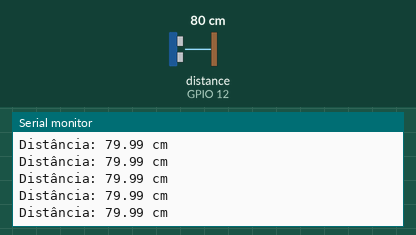
Recording of a sketch running on a simulated ESP32. Shown: the last lines printed to the serial monitor. Wiring (inferred from the names in the program): ultrasonic range finder: trigger GPIO 13; echo GPIO 12. The inputs (shaded band) are chosen by the test bench; at power-on: distance to the obstacle (sensor on GPIO 12) 80 cm. The echo pulse lasts 58.3 µs per cm; WiFi joins after 1.5 s; servers stay silent unless stated.

Above: at 3.0 s.
3.1 s: distance to the obstacle (sensor on GPIO 12) set to 6 cm
At 3.4 s:
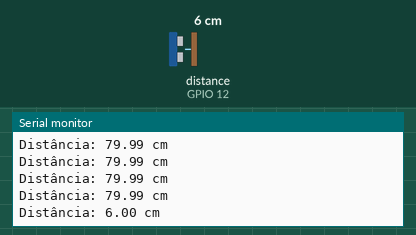
4.6 s: distance to the obstacle (sensor on GPIO 12) set to 3 cm
At 5.1 s:
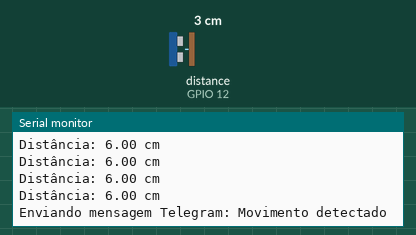

Measured:
- the behaviour switches between 5 and 4 cm on distance to the obstacle (sensor on GPIO 12) (found by bisection; images 1 and 2)
- after the input at 3.1 s, the serial monitor: prints a new line after 0.14 s (image 1)
- after the input at 4.6 s, the serial monitor: prints a new line after 0.05 s (image 2)

The sketch:

main.ino
```cpp
#include <WiFi.h>
#include <WiFiClientSecure.h>
#include <UniversalTelegramBot.h>
#include <ArduinoJson.h>

// WiFi credentials
#define WIFI_SSID ""
#define WIFI_PASSWORD ""

// Telegram Bot info
#define BOT_TOKEN ""
#define CHAT_ID ""

// Pinos do sensor HC-SR04
#define TRIG_PIN 13
#define ECHO_PIN 12

WiFiClientSecure secured_client;
UniversalTelegramBot bot(BOT_TOKEN, secured_client);

// Filas
QueueHandle_t detectQueue;
QueueHandle_t envioQueue;

void taskMovimento(void * parameter) {
  int eventoDetectado = 1;
  long duration;
  float distanceCm;

  for (;;) {
    digitalWrite(TRIG_PIN, LOW);
    delayMicroseconds(2);
    digitalWrite(TRIG_PIN, HIGH);
    delayMicroseconds(10);
    digitalWrite(TRIG_PIN, LOW);

    duration = pulseIn(ECHO_PIN, HIGH, 30000); // timeout de 30ms = 5 metros máx.
    distanceCm = duration * 0.0343 / 2;

    if (distanceCm > 0 && distanceCm <= 5) {
      xQueueSend(detectQueue, &eventoDetectado, portMAX_DELAY);
      vTaskDelay(pdMS_TO_TICKS(5000)); // Aguarda 5s antes de detectar de novo
    } else {
      Serial.print("Distância: ");
      Serial.print(distanceCm);
      Serial.println(" cm");

      vTaskDelay(pdMS_TO_TICKS(200));
    }
  }
}

void taskProcessaEvento(void * parameter) {
  int evento;
  for (;;) {
    if (xQueueReceive(detectQueue, &evento, portMAX_DELAY)) {
      if (evento == 1) {
        xQueueSend(envioQueue, &evento, portMAX_DELAY);
      }
    }
  }
}

void taskTelegram(void * parameter) {
  int evento;
  for (;;) {
    if (xQueueReceive(envioQueue, &evento, portMAX_DELAY)) {
      if (evento == 1) {
        Serial.println("Enviando mensagem Telegram: Movimento detectado");
        bot.sendMessage(CHAT_ID, "Movimento detectado!", "");
      }
    }
  }
}

void setup() {
  Serial.begin(250000);
  pinMode(TRIG_PIN, OUTPUT);
  pinMode(ECHO_PIN, INPUT);

  Serial.print("Conectando ao WiFi...");
  WiFi.begin(WIFI_SSID, WIFI_PASSWORD);
  secured_client.setCACert(TELEGRAM_CERTIFICATE_ROOT);

  while (WiFi.status() != WL_CONNECTED) {
    Serial.print(".");
    delay(500);
  }
  Serial.println("\nWiFi conectado. IP: " + WiFi.localIP().toString());
  bot.sendMessage(CHAT_ID, "Bot inicializado!", "");

  detectQueue = xQueueCreate(10, sizeof(int));
  envioQueue = xQueueCreate(10, sizeof(int));
  if (detectQueue == NULL || envioQueue == NULL) {
    Serial.println("Falha ao criar filas!");
    while (1) delay(1000);
  }

  xTaskCreatePinnedToCore(taskMovimento,     "TaskMovimento",     10000, NULL, 1, NULL, 0);
  xTaskCreatePinnedToCore(taskProcessaEvento,"TaskProcessaEvento",10000, NULL, 1, NULL, 1);
  xTaskCreatePinnedToCore(taskTelegram,      "TaskTelegram",      10000, NULL, 1, NULL, 1);
}

void loop() {

}
```
